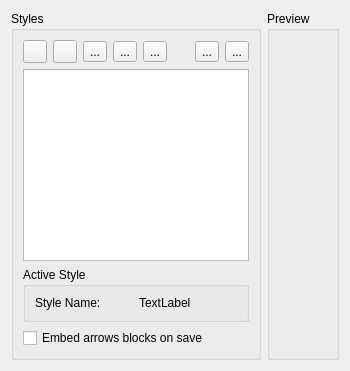
     <widget class="QWidget" name="tabDims">
      <attribute name="title">
       <string>Dimensions</string>
      </attribute>
      <layout class="QGridLayout" name="gridLayout_22">
       <item row="0" column="0">
        <widget class="QGroupBox" name="gbDimLeft">
         <property name="maximumSize">
          <size>
           <width>250</width>
           <height>16777215</height>
          </size>
         </property>
         <property name="title">
          <string>Styles</string>
         </property>
         <layout class="QGridLayout" name="gridLayout_23">
          <item row="0" column="0">
           <layout class="QHBoxLayout" name="horizontalLayout">
            <item>
             <widget class="QToolButton" name="tbDimNew">
              <property name="toolTip">
               <string>New style creation</string>
              </property>
              <property name="text">
               <string/>
              </property>
              <property name="icon">
               <iconset resource="../../../../../res/icons/icons.qrc">
                <normaloff>:/icons/add.lci</normaloff>:/icons/add.lci</iconset>
              </property>
              <property name="autoRaise">
               <bool>false</bool>
              </property>
             </widget>
            </item>
            <item>
             <widget class="QToolButton" name="tbDimRemove">
              <property name="toolTip">
               <string>Remove Style</string>
              </property>
              <property name="text">
               <string/>
              </property>
              <property name="icon">
               <iconset resource="../../../../../res/icons/icons.qrc">
                <normaloff>:/icons/remove.lci</normaloff>:/icons/remove.lci</iconset>
              </property>
             </widget>
            </item>
            <item>
             <widget class="QToolButton" name="tbDimEdit">
              <property name="toolTip">
               <string>Edit Style</string>
              </property>
              <property name="text">
               <string>...</string>
              </property>
              <property name="icon">
               <iconset resource="../../../../../res/icons/icons.qrc">
                <normaloff>:/icons/attributes.lci</normaloff>:/icons/attributes.lci</iconset>
              </property>
             </widget>
            </item>
            <item>
             <widget class="QToolButton" name="tbDimRename">
              <property name="toolTip">
               <string>Rename Style</string>
              </property>
              <property name="text">
               <string>...</string>
              </property>
              <property name="icon">
               <iconset resource="../../../../../res/icons/icons.qrc">
                <normaloff>:/icons/rename_active_block.lci</normaloff>:/icons/rename_active_block.lci</iconset>
              </property>
             </widget>
            </item>
            <item>
             <widget class="QToolButton" name="tbDimDefault">
              <property name="toolTip">
               <string>Marks style as active one. Active style will be used during creation of dimensions.</string>
              </property>
              <property name="text">
               <string>...</string>
              </property>
              <property name="icon">
               <iconset resource="../../../../../res/icons/icons.qrc">
                <normaloff>:/icons/dim_default.lci</normaloff>:/icons/dim_default.lci</iconset>
              </property>
             </widget>
            </item>
            <item>
             <spacer name="horizontalSpacer_10">
              <property name="orientation">
               <enum>Qt::Horizontal</enum>
              </property>
              <property name="sizeHint" stdset="0">
               <size>
                <width>40</width>
                <height>20</height>
               </size>
              </property>
             </spacer>
            </item>
            <item>
             <widget class="QToolButton" name="tbDimExport">
              <property name="toolTip">
               <string>Export</string>
              </property>
              <property name="text">
               <string>...</string>
              </property>
              <property name="icon">
               <iconset resource="../../../../../res/icons/icons.qrc">
                <normaloff>:/icons/export.lci</normaloff>:/icons/export.lci</iconset>
              </property>
             </widget>
            </item>
            <item>
             <widget class="QToolButton" name="tbDimImport">
              <property name="toolTip">
               <string>Import</string>
              </property>
              <property name="text">
               <string>...</string>
              </property>
              <property name="icon">
               <iconset resource="../../../../../res/icons/icons.qrc">
                <normaloff>:/icons/import.lci</normaloff>:/icons/import.lci</iconset>
              </property>
             </widget>
            </item>
            <item>
             <spacer name="horizontalSpacer_9">
              <property name="orientation">
               <enum>Qt::Horizontal</enum>
              </property>
              <property name="sizeHint" stdset="0">
               <size>
                <width>0</width>
                <height>20</height>
               </size>
              </property>
             </spacer>
            </item>
           </layout>
          </item>
          <item row="1" column="0">
           <widget class="QTreeView" name="lvDimStyles">
            <property name="uniformRowHeights">
             <bool>true</bool>
            </property>
            <property name="itemsExpandable">
             <bool>true</bool>
            </property>
            <property name="expandsOnDoubleClick">
             <bool>false</bool>
            </property>
            <attribute name="headerVisible">
             <bool>false</bool>
            </attribute>
           </widget>
          </item>
          <item row="2" column="0">
           <widget class="QGroupBox" name="groupBox_7">
            <property name="title">
             <string>Active Style</string>
            </property>
            <layout class="QGridLayout" name="gridLayout_24">
             <item row="0" column="0">
              <widget class="QLabel" name="label_23">
               <property name="text">
                <string>Style Name:</string>
               </property>
              </widget>
             </item>
             <item row="0" column="1">
              <widget class="QLabel" name="lblActiveStyle">
               <property name="text">
                <string>TextLabel</string>
               </property>
              </widget>
             </item>
            </layout>
           </widget>
          </item>
          <item row="3" column="0">
           <widget class="QCheckBox" name="dbDimEmbeddArrowBlocks">
            <property name="toolTip">
             <string>If checked, used non-default arrow blocks will be added during drawing's saving. Embedding arrow blocks is needed for drawings that are later opened in AutoCAD.  This check may be unset if all editing is performed in FableCAD. </string>
            </property>
            <property name="text">
             <string>Embed arrows blocks on save</string>
            </property>
           </widget>
          </item>
         </layout>
        </widget>
       </item>
       <item row="0" column="1">
        <widget class="QGroupBox" name="gbDimStylesPreview">
         <property name="title">
          <string>Preview</string>
         </property>
        </widget>
       </item>
      </layout>
     </widget>
